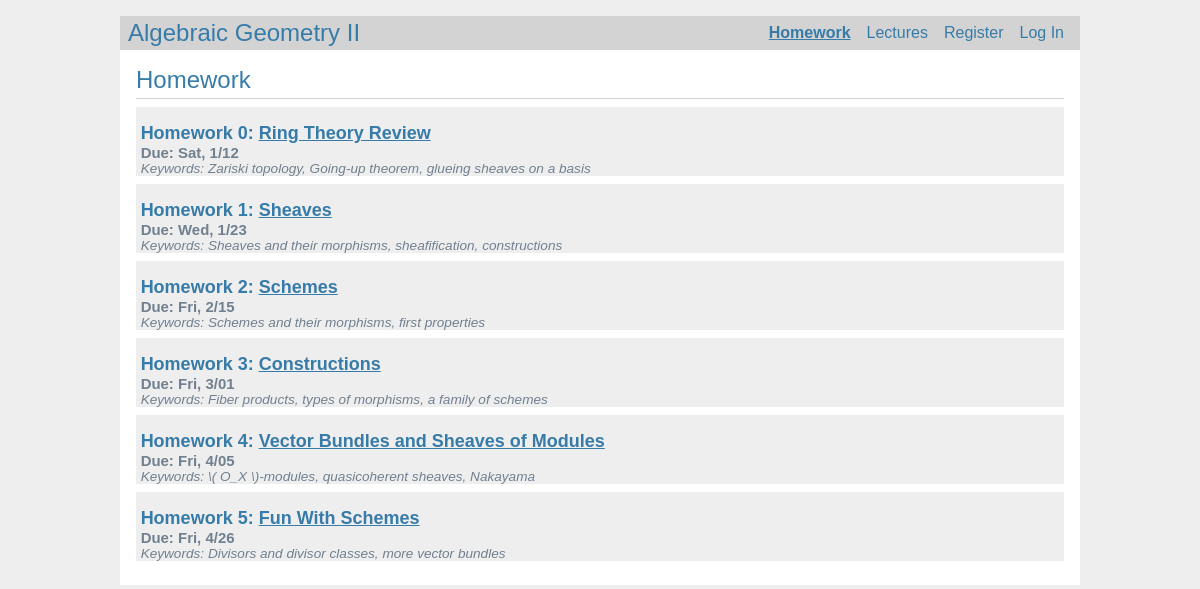
/homework, run on an earlier commit of the app's database.
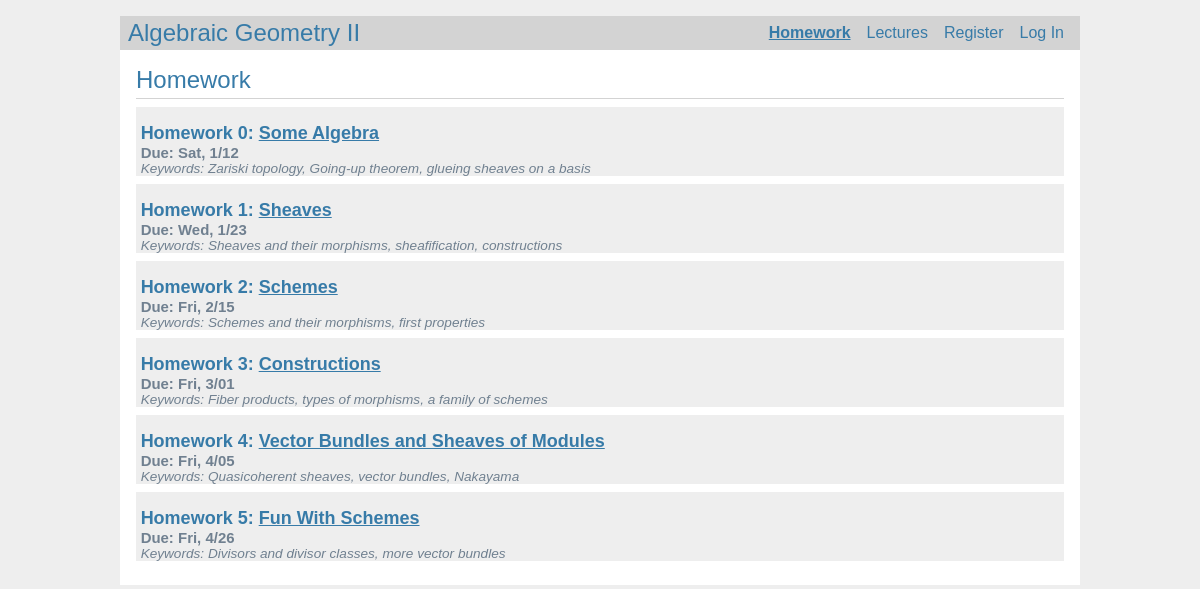
And on a later commit of the database.
### tables this page shows
CREATE TABLE homework (
	id INTEGER PRIMARY KEY AUTOINCREMENT,
	Zahl INTEGER NOT NULL,
	author_id INTEGER NOT NULL,
	created TIMESTAMP NOT NULL DEFAULT CURRENT_TIMESTAMP,
	due TEXT NOT NULL,
	title TEXT NOT NULL,
	keywords TEXT NOT NULL,
	file_homework TEXT,
	FOREIGN KEY (author_id) REFERENCES user (id) );

### main/homework/views.py (the view)
@bp.route('/homework')
def homework_index():
	homeworks_proto = models.Model( table='homework' )
	homeworks = homeworks_proto.db_select(
					join=True,
					order='homework.id',
					all=True )
	return render_template('homework/homework.html', homeworks=homeworks)

### main/auth/views.py (called while the page is built)
@bp.before_app_request
def load_logged_in_user():
	username = session.get('username')
	if username is None:
		g.user = None
	else:
		g.user = database.db_query(
					'user',
					join=False,
					where={'username':username},
					all=False )

### main/database.py (called while the page is built)
def db_open():
	if 'db' not in g:
		g.db = sqlite3.connect(
					current_app.config['DATABASE'],
					detect_types=sqlite3.PARSE_DECLTYPES)
		g.db.row_factory = sqlite3.Row
	return g.db

def db_close(e=None):
	db = g.pop('db', None)
	if db is not None:
		db.close()

def scrub(string,special=False):
	if special:
		S = { '"', "'", ";" }
		for x in string:
			if x in S:
				abort(400)
	elif not string.isalnum() and '_' not in string:
		abort(400)

def scrub_dict(dictionary):
	for key, value in dictionary.items():
		scrub(key)
		if key == 'table':
			scrub(value)
		elif type(value) == str:
			scrub(value,special=True)
		else:
			pass

def db_query(table:str, what:str='*', join=False, where:dict=None, order:str=None, limit:str=None, all=False):
	scrub_dict(locals())
	db = db_open()
	query = db_queryBuilder(
		operation='SELECT', table=table, what=what, join=join, where=where, order=order, limit=limit, all=all, idd=None, dictionary=None)
	if where:
		return db.execute(query, where).fetchall() if all else db.execute(query, where).fetchone()
	else:
		return db.execute(query).fetchall() if all else db.execute(query).fetchone()

### main/models.py (called while the page is built)
	def db_select(self, what:str='*', join=False, where:dict=None, order:str=None, limit:str=None, all=False):
		database.scrub(self.table)
		database.scrub_dict(locals())
		cursor = database.db_query(self.table, what=what, join=join, where=where, order=order, limit=limit, all=all)
		if cursor is None:
			abort(404, f"{getattr(self.table,'capitalize')()} {id} doesn't exist.")
		else:
			content = [ dict(row) for row in cursor ] if all else dict(cursor)
			if all:
				return content
			else:
				self.__dict__ = dict(cursor)

### main/templates/homework/homework.html (shortened to what this page needs)
{% extends 'base.html' %}
{% block header %}
	<h1>{% block title %}Homework{% endblock %}</h1>
{% endblock %}
{% block content %}
	{% for homework in homeworks %}
		<article class="post">
			<header class="homework_post">
				<div class="homework_postContainer">
					<div class="homework_post">
						<h1>Homework {{ homework['id'] }}: <a href="/gg">{{ homework['title'] }}</a></h1>
						<span style="color: slategray; font-weight: bold; font-size: 110%;">Due: {{ homework['due'] }}</span>
						<div class="about">Keywords: {{ homework['keywords'] }}</div>
					</div>
				</div>
			</header>
		</article>
	{% endfor %}
{% endblock %}

### main/templates/base.html (shortened to what this page needs)
<!doctype html>
{% set active_page = active_page|default('index') -%}
<link rel="stylesheet" href="{{ url_for('static', filename='style.css') }}">
<nav>
<h1><a href="{{ url_for('index') }}">Algebraic Geometry II</a></h1>
  <ul>
      <li {% if request.endpoint == 'homework.homework_index' %} class="active" {% endif %}><a class="nounderline" href="{{ url_for('homework.homework_index') }}">Homework</a>
      <li {% if request.endpoint == 'lectures.lectures_index' %} class="active" {% endif %}><a class="nounderline" href="{{ url_for('lectures.lectures_index') }}">Lectures</a>
    {% if g.user %}
      <li><span>{{ g.user['username'] }}</span>
      <li><a class="nounderline" href="{{ url_for('auth.logout') }}">Log Out</a>
    {% else %}
      <li {% if request.endpoint == 'auth.register' %} class="active" {% endif %}><a class="nounderline" href="{{ url_for('auth.register') }}">Register</a>
      <li {% if request.endpoint == 'auth.login' %} class="active" {% endif %}><a class="nounderline" href="{{ url_for('auth.login') }}">Log In</a>
    {% endif %}
  </ul>
</nav>
<section class="content">
  <header>
    {% block header %}{% endblock %}
  </header>
  {% block content %}{% endblock %}
</section>

### main/static/style.css (style rules this page uses)
h1 { font-family: sans-serif; font-weight: normal; color: #377ba8; margin: 1rem 0; }
a { color: #377ba8; }
a.nounderline { text-decoration: none; }
nav { background: lightgray; display: flex; align-items: center; padding: 0 0.5rem; }
nav h1 { flex: auto; margin: 0; }
nav h1 a { text-decoration: none; }
nav ul { display: flex; list-style: none; margin: 0; padding: 0; }
nav ul li a, nav ul li span, header .action { display: block; padding: 0.5rem; }
.active { font-weight: bold; text-decoration: underline; color: #377ba8; }
.content { padding: 0 1rem 1rem; }
.content > header { border-bottom: 1px solid lightgray; display: flex; align-items: flex-end; margin-bottom: 0.5rem; }
.content > header h1 { flex: auto; margin: 1rem 0 0.25rem 0; }
.post > header { display: flex; align-items: flex-end; font-size: 0.85em; }
.post > header > div:first-of-type { flex: auto; }
.post > header h1 { font-size: large; font-weight: bold; margin-bottom: 0; }
.post .about { color: slategray; font-style: italic; }
.content:last-child { margin-bottom: 0; }
div.homework_postContainer { display: flex; background: #eee; }
div.homework_post { margin-left: 0.5%; margin-right: 0.5%; }
header.homework_post { margin-bottom: 0.5rem; }

What changed in the data, as far as the page shows it:
changed homework "Sat, 1/12": title "Ring Theory Review" → "Some Algebra"
changed homework "Vector Bundles and Sheaves of Modules": keywords "\\( O_X \\)-modules, quasicoherent sheaves, Nakayama" → "Quasicoherent sheaves, vector bundles, Nakayama"
